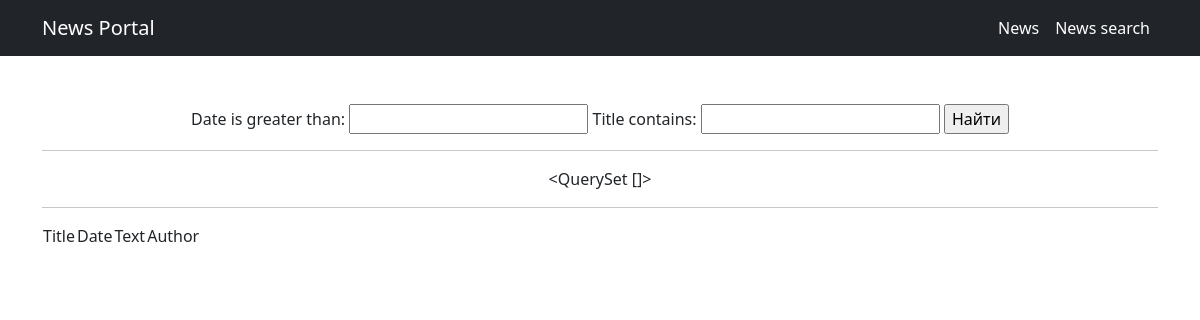
Page /news/search/ on the earlier database version.
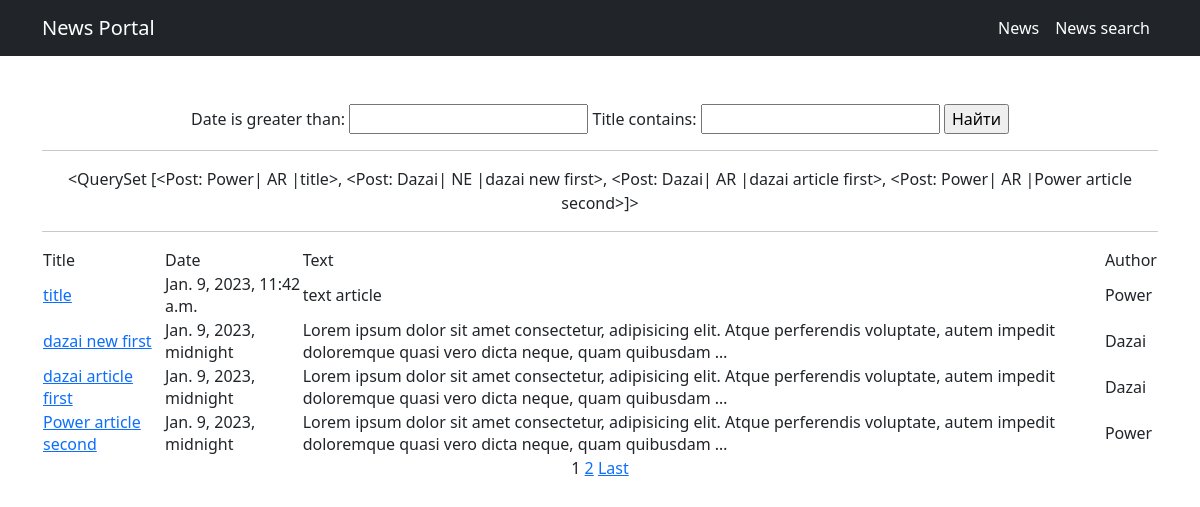
Same page on the later database version.
### news/models.py (models this page shows, shortened)
class Post(models.Model):
    author = models.ForeignKey("Author", on_delete=models.CASCADE)
    type_post = models.CharField(max_length=2, choices=TYPE_CATEGORY)
    date = models.DateTimeField(auto_now_add=True)
    category = models.ManyToManyField(Category, through="PostCategory")
    title = models.CharField(max_length=64)
    text = models.TextField(max_length=1000)
    _rating = models.IntegerField(default=0, db_column="rating")
    @property
    def rating(self):
        return self._rating
    @rating.setter
    def rating(self, value):
        self._rating = int(value) if value >= 0 else 0
        self.save()
    def __str__(self) -> str:
        return f"{self.author}| {self.type_post} |{self.title}"

class Author(models.Model):
    user = models.OneToOneField(User, on_delete=models.CASCADE)
    _rating = models.IntegerField(default=0, db_column="rating")
    def __str__(self) -> str:
        return f"{self.user}"

### news/views.py (the view)
# urls.py: path("search/", SearchList.as_view()),
class SearchList(ListView):
    model = Post
    ordering = "-date"
    template_name = "news_search.html"
    context_object_name = "news"
    paginate_by = 3
    def get_context_data(self, **kwargs):
        context = super().get_context_data(**kwargs)
        context["filter"] = FilterPost(self.request.GET, queryset=self.get_queryset())
        return context

### templates/news_search.html (shortened to what this page needs)
{% extends "default.html" %}
{% block content %}
  <form method="get">
    {{ filter.form }}
    <input type="submit" value="Найти" />
  </form>
  <hr />
  {{ filter.qs }}
  <hr />
  <table>
    <tr>
      <td>Title</td>
      <td>Date</td>
      <td>Text</td>
      <td>Author</td>
    </tr>
    {% for n in filter.qs %}
      <tr>
        <td>
          <a href="{{ n.id }}">{{ n.title }}</a>
        </td>
        <td>{{ n.date }}</td>
        <td>{{ n.text|truncatewords:20 }}</td>
        <td>{{ n.author }}</td>
      </tr>
    {% endfor %}
  </table>
  {% if is_paginated %}
    {% for num in page_obj.paginator.page_range %}
      {% if page_obj.number == num %}
        <a>{{ num }}</a>
      {% elif num > page_obj.number|add:'-3' and num < page_obj.number|add:'3' %}
        <a href="?page={{ num }}">{{ num }}</a>
      {% endif %}
    {% endfor %}
    {% if page_obj.has_next %}<a href="?page={{ page_obj.paginator.num_pages }}">Last</a>{% endif %}
  {% endif %}
{% endblock content %}

### templates/default.html (shortened to what this page needs)
<html lang="en">
  <head>
    {% load static%}
    <link href="{% static 'css/styles.css' %}" rel="stylesheet" />
  </head>
  <body>
    <nav class="navbar navbar-expand-lg navbar-dark bg-dark">
      <div class="container">
        <a class="navbar-brand" href="/">News Portal</a>
        <div class="collapse navbar-collapse" id="navbarSupportedContent">
          <ul class="navbar-nav ms-auto mb-2 mb-lg-0">
            <li class="nav-item">
              <a class="nav-link active" aria-current="page" href="/news"
                >News</a
              >
            </li>
            <li class="nav-item">
              <a class="nav-link active" aria-current="page" href="/news/search"
                >News search</a
              >
            </li>
          </ul>
        </div>
      </div>
    </nav>
    <div class="container">
      <div class="text-center mt-5">
        {% block content %} {% endblock content %}
      </div>
    </div>
  </body>
</html>

Differences in the rows shown:
added Post: qs "<QuerySet [<Post: Power| AR |title>, <Post: Dazai| NE |dazai new first>, <Post: Dazai| AR |dazai article first>, <Post: Power| AR |Power article second>]>", title "title", date "Jan. 9, 2023, 11:42 a.m.", text "text article", author "Power"
added Post: title "dazai new first", date "Jan. 9, 2023, midnight", text "Lorem ipsum dolor sit amet consectetur, adipisicing elit. Atque perferendis voluptate, autem impedit doloremque quasi vero dicta neque, quam quibusdam …", author "Dazai"
added Post: title "dazai article first", date "Jan. 9, 2023, midnight", text "Lorem ipsum dolor sit amet consectetur, adipisicing elit. Atque perferendis voluptate, autem impedit doloremque quasi vero dicta neque, quam quibusdam …", author "Dazai"
added Post: title "Power article second", date "Jan. 9, 2023, midnight", text "Lorem ipsum dolor sit amet consectetur, adipisicing elit. Atque perferendis voluptate, autem impedit doloremque quasi vero dicta neque, quam quibusdam …", author "Power"
Other differences:
{{ filter.qs }}: "<QuerySet []>" → (not shown)
new list line: "1"
new list line: "2"
text now shown: "Last"
